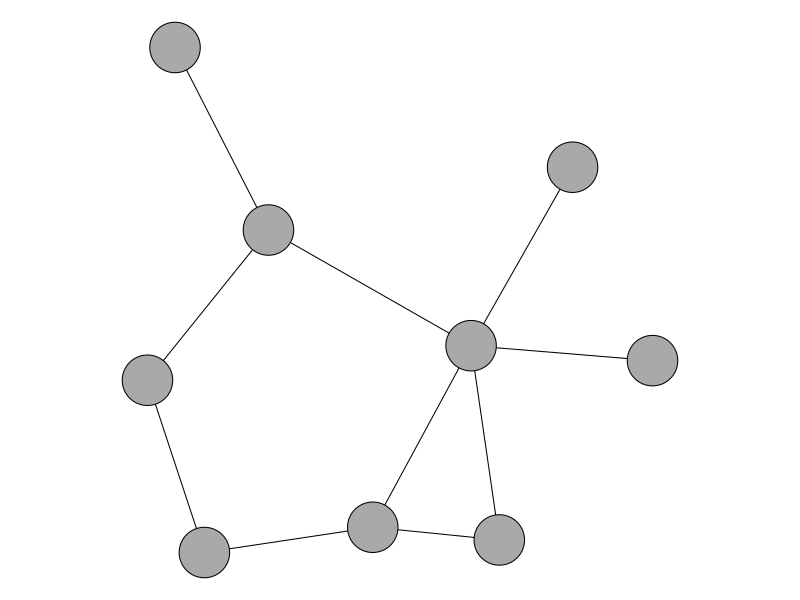
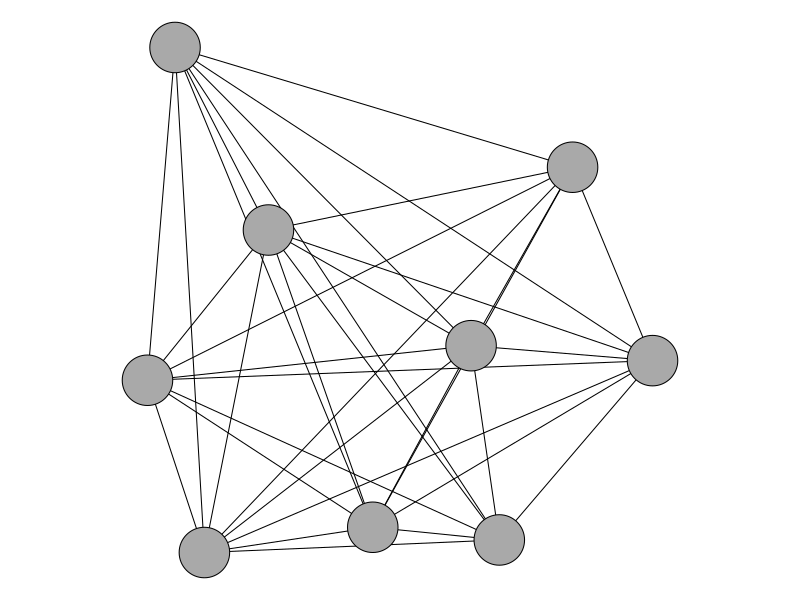
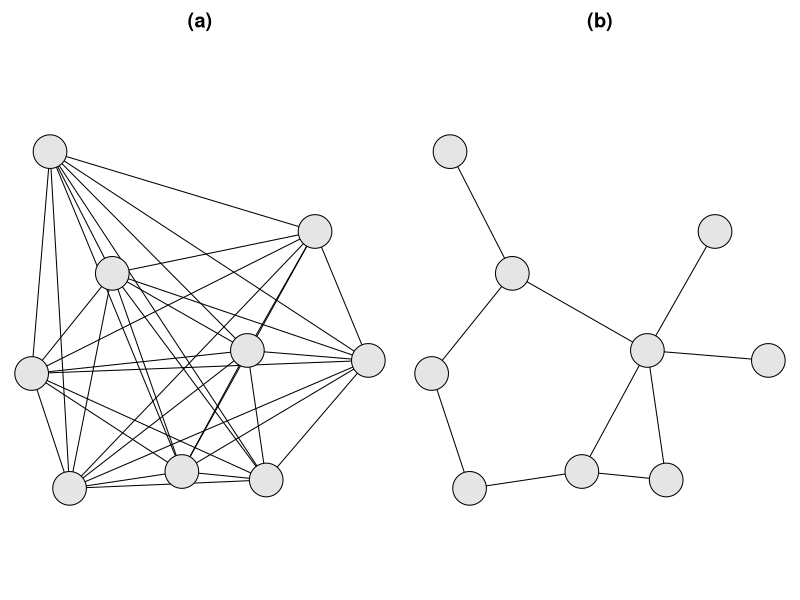

The R script that drew these images, in order:
# Load igraph
set.seed(26)
library(igraph)

# Set seed for reproducibility
# --- Create Sparse Graph ---
# 10 nodes, 10 edges (low density)
sparse_g <- erdos.renyi.game(n = 9, p.or.m = 10, type = "gnm", directed = FALSE)

# --- Create Dense Graph ---
# 10 nodes, 35 edges (high density, close to complete)
dense_g <- erdos.renyi.game(n = 9, p.or.m = 35, type = "gnm", directed = FALSE)

# --- Common Layout (same for both) ---
layout <- layout_with_fr(sparse_g) # Same layout for fair comparison

# --- Plot Sparse Graph ---
pdf("examples/sparse_graph_black.pdf", width = 5, height = 5)
par(mar = c(0, 0, 0, 0))
plot(sparse_g,
  layout = layout,
  vertex.color = "darkgray",
  vertex.label = NA,
  vertex.size = 20,
  edge.color = "black",
  edge.width = 1
)
dev.off()

# --- Plot Dense Graph ---
pdf("examples/dense_graph_black.pdf", width = 5, height = 5)
par(mar = c(0, 0, 0, 0))
plot(dense_g,
  layout = layout,
  vertex.color = "darkgray",
  vertex.label = NA,
  vertex.size = 20,
  edge.color = "black",
  edge.width = 1
)
dev.off()

pdf("sparse_dense_graphs.pdf", width = 4, height = 2.5)
par(mfrow = c(1, 2), mar = c(0, 0, 2, 0))

plot(dense_g,
  layout = layout,
  vertex.color = "gray90",
  vertex.label = NA,
  vertex.size = 20,
  edge.color = "black",
  edge.width = 1,
  main = "(a)"
)

plot(sparse_g,
  layout = layout,
  vertex.color = "gray90",
  vertex.label = NA,
  vertex.size = 20,
  edge.color = "black",
  edge.width = 1,
  main = "(b)"
)

dev.off()
par(mfrow = c(1, 1))
